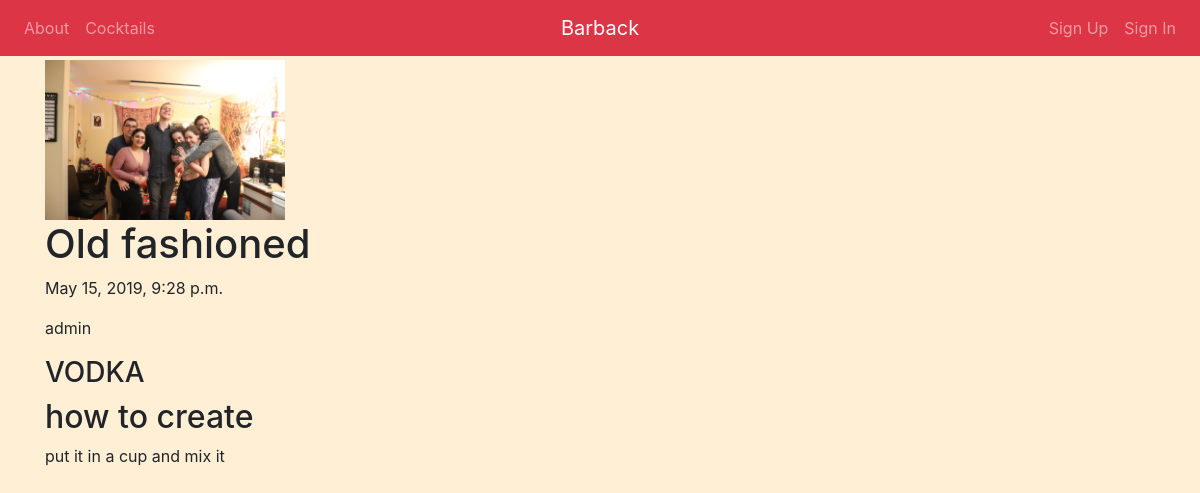
Page /barback/11/ on the committed database.
### barback/models.py (models this page shows, shortened)
class Cocktail(models.Model):
    cocktail_name   = models.CharField(max_length = 50)
    cocktail_image  = models.ImageField(upload_to="cocktail_images/",
                                        blank=True,
                                        null=True)
    pub_date        = models.DateTimeField(auto_now=True)
    cocktail_info   = models.CharField(max_length = 200, blank=True, null=True)
    cocktail_steps  = models.CharField(max_length = 1000, blank=True, null=True)
    virgin          = models.BooleanField(null=True)
    user            = models.ForeignKey(User, on_delete=models.CASCADE,
                                              blank=True,
                                              null=True)
    cocktail_type_choices = (
        ('WHISKEY', 'Whiskey'),
        ('VODKA', 'Vodka'),
        ('TEQUILA', 'Tequila'),
        ('GIN', 'Gin'),
        ('VIRGIN', 'Virgin'),
    )
    cocktail_type = models.CharField(max_length = 10, choices = cocktail_type_choices)
    def was_published_recently(self):
        now = timezone.now()
        return now - datetime.timedelta(days=2) <= self.pub_date <= now
    was_published_recently.admin_order_field = 'pub_date'
    was_published_recently.boolean = True
    was_published_recently.short_description = 'Published recently?'

class User(AbstractUser):
    pass

### barback/views.py (the view)
# urls.py: path('<int:pk>/', views.DetailView.as_view(), name='detail'),
class DetailView(generic.DetailView):
    model = Cocktail
    template_name = 'barback/detail.html'
    def get_queryset(self):
        return Cocktail.objects.filter(pub_date__lte=timezone.now())

### barback/templates/barback/detail.html (shortened to what this page needs)
{% extends 'base.html' %}
{% block body %}
{% load static %}
<div class="container">
  <link rel="stylesheet" type="text/css" href="{% static 'barback/style.css' %}">
  <img src="{{ cocktail.cocktail_image.url }}" alt="img" width="240">
  <h1>{{ cocktail.cocktail_name }}</h1>
  <p>{{ cocktail.pub_date }}</p>
  <p>{{ cocktail.user.username }}</p>
  <h3>{{ cocktail.cocktail_type }}</h3>
  <h2>how to create</h2>
  <p>{{ cocktail.cocktail_steps }}</p>
</div>
{% endblock %}

### barback/static/barback/css/style.css (style rules this page uses)
body { background-color: #FFEFD5; margin-top: 60px; }
.container { width: 100%; }
* { box-sizing: border-box; }

### rows in the picture
Cocktail: cocktail_image (picture), cocktail_name "Old fashioned", pub_date "May 15, 2019, 9:28 p.m.", user.username "admin", cocktail_type "VODKA", cocktail_steps "put it in a cup and mix it"
